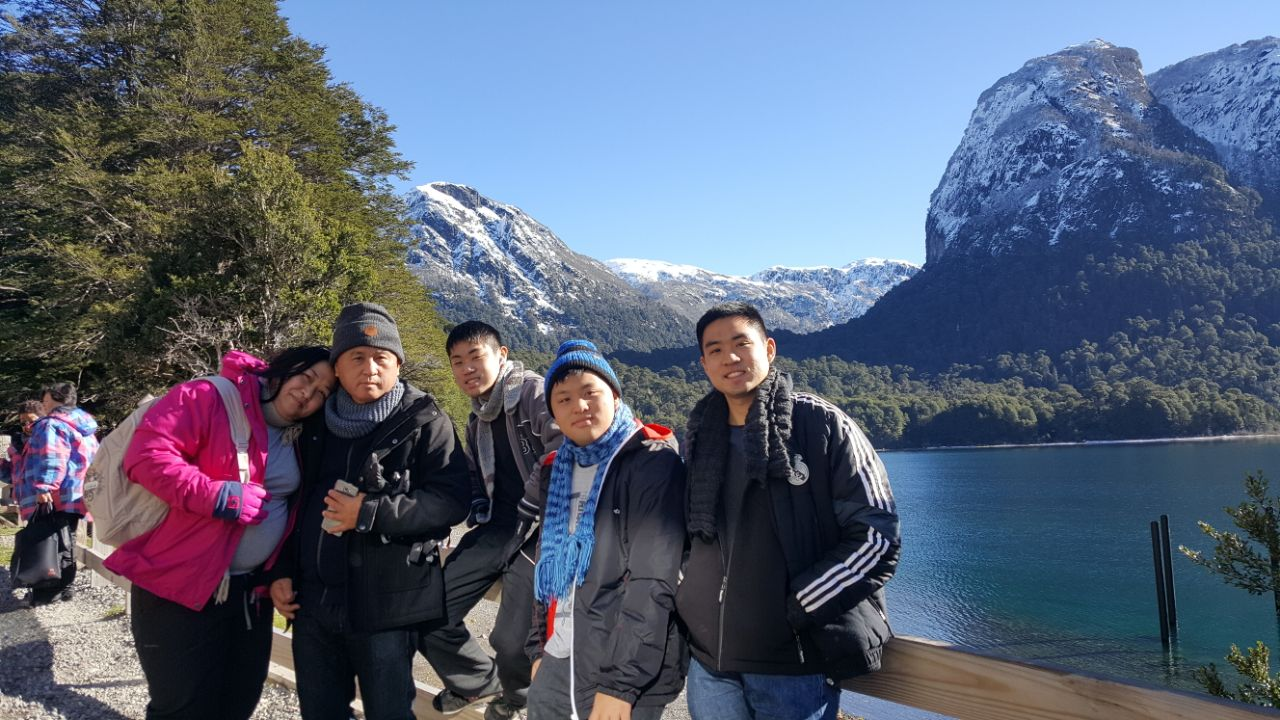
#> input picture opencv/2-Features/3-video/familia.jpg, 1280 x 720 px, given in place of the camera
$ python meanshift.py
#> lines starting #> are read from the running program, lines starting #| are printed output that depends on the picture; after the words box and inside, x2 and y2 are one past the last pixel; in counts of white or black regions, pixels touching at a corner belong together
import numpy as np
import cv2
from matplotlib import pyplot as plt

cap = cv2.VideoCapture(0)

# take first frame of the video
ret,frame = cap.read()
#> frame is the input picture: shape (720, 1280, 3); mean B, G, R 117, 97.7, 87.7

# setup initial location of window
r,h,c,w = 250,90,400,125  # simply hardcoded the values
track_window = (c,r,w,h)

# set up the ROI for tracking
roi = frame[r:r+h, c:c+w]
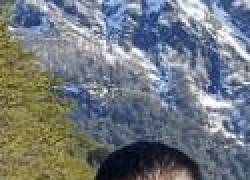
#> roi: shape (90, 125, 3) (shown 2 times larger); mean B, G, R 125.2, 120.4, 113.4
hsv_roi =  cv2.cvtColor(frame, cv2.COLOR_BGR2HSV)
#> hsv_roi: shape (720, 1280, 3); mean H, S, V 92.3, 101.2, 125.1
mask = cv2.inRange(hsv_roi, np.array((0., 60.,32.)), np.array((180.,255.,255.)))
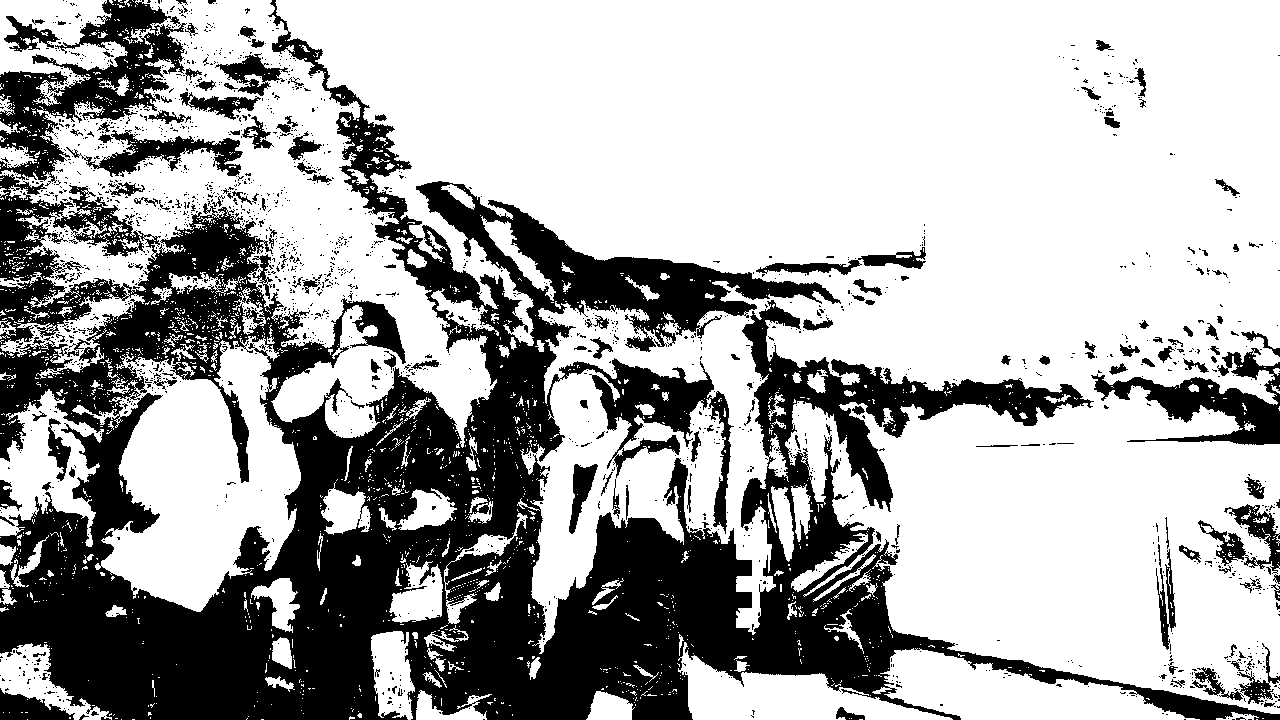
#> mask: shape (720, 1280); 66.9% white; 1939 black regions (1784 under 20 px), largest, box (x1, y1, x2, y2) and area: (0, 0, 1280, 720) 257778, (0, 0, 187, 186) 12273, (1091, 348, 1280, 445) 6489
roi_hist = cv2.calcHist([hsv_roi],[0],mask,[180],[0,180])
#> roi_hist = 180 values, max 102661 at index 107, min 0 at index 59, mean 3423.6
cv2.normalize(roi_hist,roi_hist,0,255,cv2.NORM_MINMAX)


# Setup the termination criteria, either 10 iteration or move by atleast 1 pt
term_crit = ( cv2.TERM_CRITERIA_EPS | cv2.TERM_CRITERIA_COUNT, 10, 1 )

while(1):
    ret ,frame = cap.read()

    if ret == True:
        hsv = cv2.cvtColor(frame, cv2.COLOR_BGR2HSV)
        dst = cv2.calcBackProject([hsv],[0],roi_hist,[0,180],1)
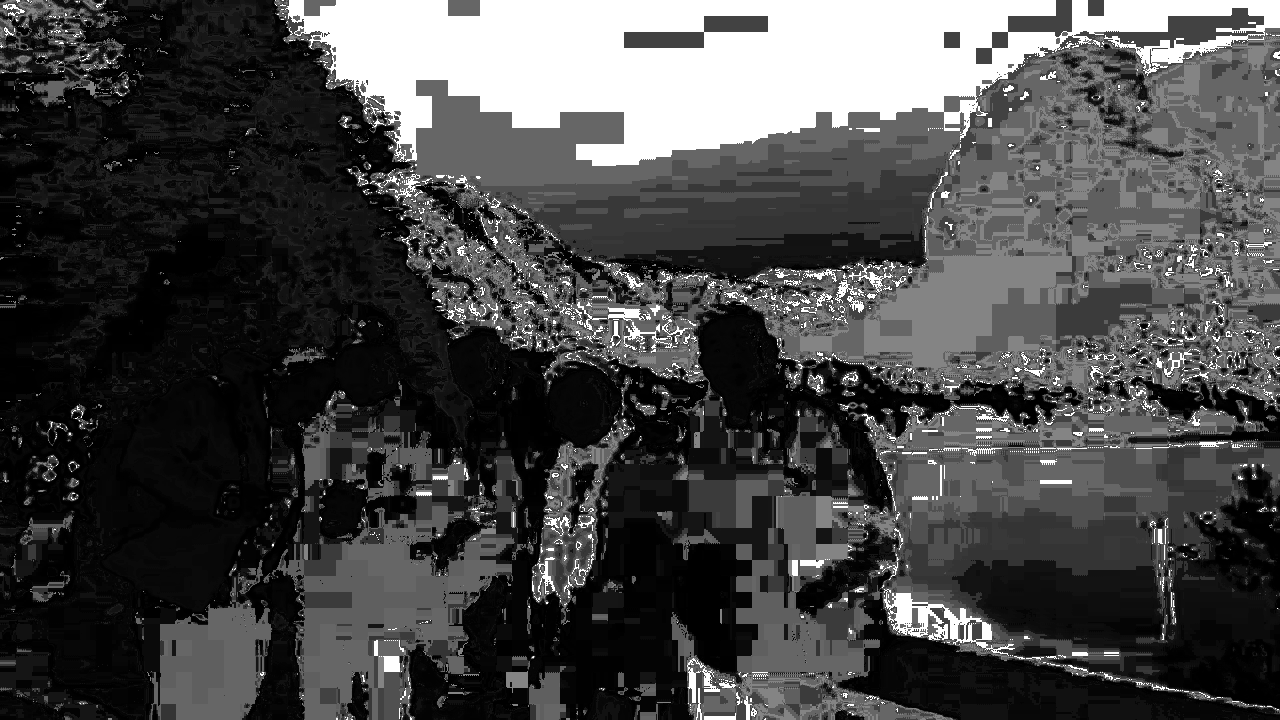
#> dst: shape (720, 1280); min 0, max 255, mean 71.4

        # apply meanshift to get the new location
        ret, track_window = cv2.meanShift(dst, track_window, term_crit)
#> ret = 7; track_window = (431, 237, 125, 90)

        # Draw it on image
        x,y,w,h = track_window
#> x = 431; y = 237; w = 125; h = 90
        img2 = cv2.rectangle(frame, (x,y), (x+w,y+h), 255,2)
        cv2.imshow('img2',img2)
        k = cv2.waitKey(60) & 0xff
#> (key Esc is pressed here)
        if k == 27:
            break
        else:
            cv2.imwrite(chr(k)+".jpg",img2)

    else:
        break

cv2.destroyAllWindows()
cap.release()

$ run again, on opencv/2-Features/3-video/ÿ.jpg
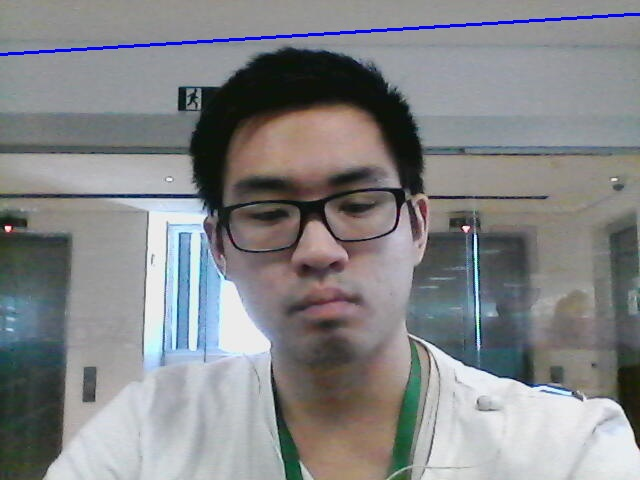
#> input picture opencv/2-Features/3-video/ÿ.jpg, 640 x 480 px, given in place of the camera
#> frame is the input picture: shape (480, 640, 3); mean B, G, R 134.9, 133.1, 131.9
#> hsv_roi: shape (480, 640, 3); mean H, S, V 76.2, 34.2, 141.6
#> `mask = cv2.inRange(hsv_roi, np.array((0., 60.,32.)), np.array((180.,25..`:
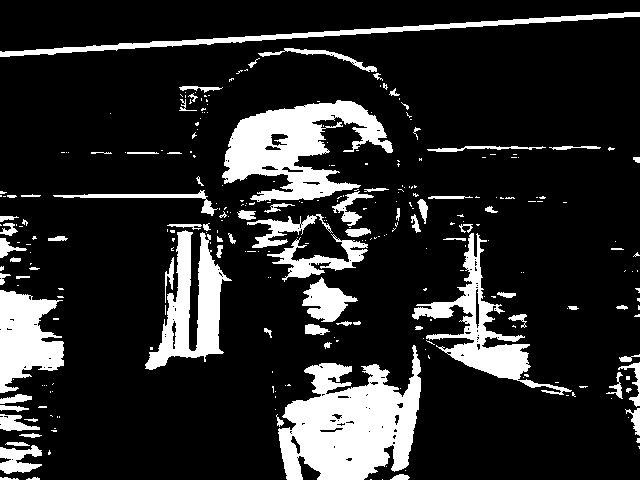
#> mask: shape (480, 640); 16.5% white; 292 white regions (211 under 20 px), largest, box (x1, y1, x2, y2) and area: (278, 345, 421, 480) 11807, (222, 100, 393, 202) 8622, (412, 233, 572, 395) 5050
#> roi_hist = 180 values, max 2188 at index 11, min 0 at index 148, mean 280.9
#> `dst = cv2.calcBackProject([hsv],[0],roi_hist,[0,180],1)`:
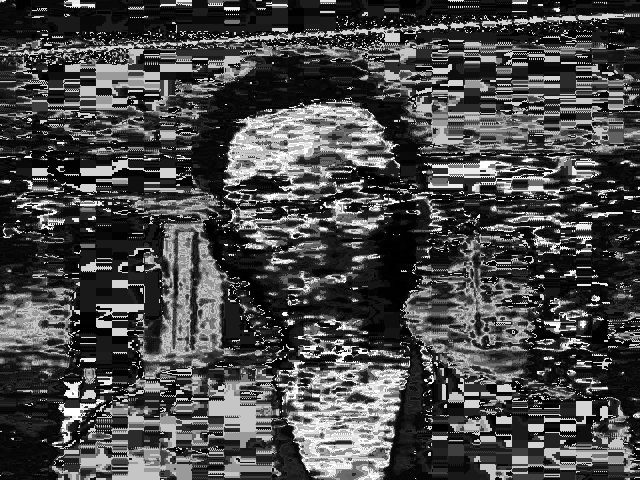
#> dst: shape (480, 640); min 0, max 255, mean 72.9
#> ret = 10; track_window = (408, 273, 125, 90)
#> x = 408; y = 273; w = 125; h = 90
